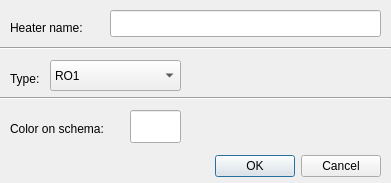
<?xml version="1.0" encoding="UTF-8"?>
<ui version="4.0">
 <class>newHeaterDialog</class>
 <widget class="QDialog" name="newHeaterDialog">
  <property name="geometry">
   <rect>
    <x>0</x>
    <y>0</y>
    <width>391</width>
    <height>183</height>
   </rect>
  </property>
  <property name="windowTitle">
   <string>New heater</string>
  </property>
  <widget class="QDialogButtonBox" name="buttonBox">
   <property name="geometry">
    <rect>
     <x>10</x>
     <y>150</y>
     <width>371</width>
     <height>32</height>
    </rect>
   </property>
   <property name="orientation">
    <enum>Qt::Horizontal</enum>
   </property>
   <property name="standardButtons">
    <set>QDialogButtonBox::Cancel|QDialogButtonBox::Ok</set>
   </property>
  </widget>
  <widget class="QComboBox" name="comboBoxHeaterType">
   <property name="geometry">
    <rect>
     <x>50</x>
     <y>60</y>
     <width>131</width>
     <height>31</height>
    </rect>
   </property>
   <item>
    <property name="text">
     <string>RO1</string>
    </property>
   </item>
   <item>
    <property name="text">
     <string>RO3</string>
    </property>
   </item>
  </widget>
  <widget class="QLineEdit" name="lineEditHeaterName">
   <property name="geometry">
    <rect>
     <x>110</x>
     <y>10</y>
     <width>271</width>
     <height>27</height>
    </rect>
   </property>
  </widget>
  <widget class="QLabel" name="labelHeaterName">
   <property name="geometry">
    <rect>
     <x>10</x>
     <y>20</y>
     <width>101</width>
     <height>16</height>
    </rect>
   </property>
   <property name="text">
    <string>Heater name:</string>
   </property>
  </widget>
  <widget class="QLabel" name="labelHeaterType">
   <property name="geometry">
    <rect>
     <x>10</x>
     <y>70</y>
     <width>81</width>
     <height>17</height>
    </rect>
   </property>
   <property name="text">
    <string>Type:</string>
   </property>
  </widget>
  <widget class="Line" name="line">
   <property name="geometry">
    <rect>
     <x>0</x>
     <y>40</y>
     <width>391</width>
     <height>16</height>
    </rect>
   </property>
   <property name="orientation">
    <enum>Qt::Horizontal</enum>
   </property>
  </widget>
  <widget class="Line" name="line_2">
   <property name="geometry">
    <rect>
     <x>0</x>
     <y>90</y>
     <width>391</width>
     <height>16</height>
    </rect>
   </property>
   <property name="orientation">
    <enum>Qt::Horizontal</enum>
   </property>
  </widget>
  <widget class="QLabel" name="labelColor">
   <property name="geometry">
    <rect>
     <x>10</x>
     <y>120</y>
     <width>121</width>
     <height>17</height>
    </rect>
   </property>
   <property name="text">
    <string>Color on schema:</string>
   </property>
  </widget>
  <widget class="QLineEdit" name="colorEdit">
   <property name="enabled">
    <bool>true</bool>
   </property>
   <property name="geometry">
    <rect>
     <x>130</x>
     <y>110</y>
     <width>51</width>
     <height>33</height>
    </rect>
   </property>
   <property name="cursor">
    <cursorShape>BlankCursor</cursorShape>
   </property>
   <property name="locale">
    <locale language="English" country="UnitedStates"/>
   </property>
   <property name="inputMethodHints">
    <set>Qt::ImhHiddenText</set>
   </property>
  </widget>
 </widget>
 <resources/>
 <connections>
  <connection>
   <sender>buttonBox</sender>
   <signal>accepted()</signal>
   <receiver>newHeaterDialog</receiver>
   <slot>accept()</slot>
   <hints>
    <hint type="sourcelabel">
     <x>248</x>
     <y>254</y>
    </hint>
    <hint type="destinationlabel">
     <x>157</x>
     <y>274</y>
    </hint>
   </hints>
  </connection>
  <connection>
   <sender>buttonBox</sender>
   <signal>rejected()</signal>
   <receiver>newHeaterDialog</receiver>
   <slot>reject()</slot>
   <hints>
    <hint type="sourcelabel">
     <x>316</x>
     <y>260</y>
    </hint>
    <hint type="destinationlabel">
     <x>286</x>
     <y>274</y>
    </hint>
   </hints>
  </connection>
 </connections>
</ui>
